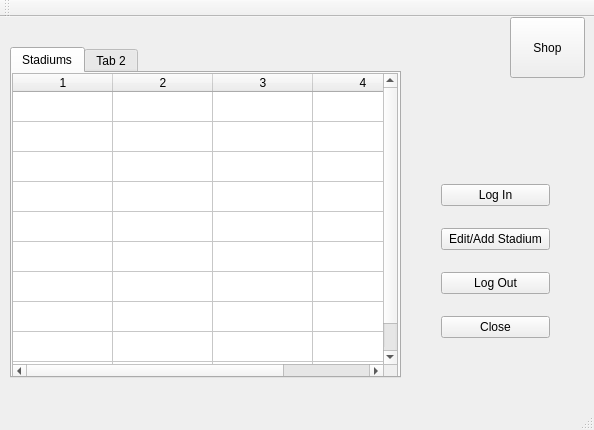
<?xml version="1.0" encoding="UTF-8"?>
<ui version="4.0">
 <class>MainWindow</class>
 <widget class="QMainWindow" name="MainWindow">
  <property name="geometry">
   <rect>
    <x>0</x>
    <y>0</y>
    <width>594</width>
    <height>430</height>
   </rect>
  </property>
  <property name="windowTitle">
   <string>MainWindow</string>
  </property>
  <widget class="QWidget" name="centralWidget">
   <widget class="QTabWidget" name="tabWidget">
    <property name="geometry">
     <rect>
      <x>10</x>
      <y>30</y>
      <width>391</width>
      <height>331</height>
     </rect>
    </property>
    <widget class="QWidget" name="tab">
     <attribute name="title">
      <string>Stadiums</string>
     </attribute>
     <widget class="QTableWidget" name="tableWidget">
      <property name="geometry">
       <rect>
        <x>0</x>
        <y>0</y>
        <width>386</width>
        <height>306</height>
       </rect>
      </property>
      <property name="rowCount">
       <number>10</number>
      </property>
      <property name="columnCount">
       <number>4</number>
      </property>
      <attribute name="verticalHeaderVisible">
       <bool>false</bool>
      </attribute>
      <row/>
      <row/>
      <row/>
      <row/>
      <row/>
      <row/>
      <row/>
      <row/>
      <row/>
      <row/>
      <column/>
      <column/>
      <column/>
      <column/>
     </widget>
    </widget>
    <widget class="QWidget" name="tab_2">
     <attribute name="title">
      <string>Tab 2</string>
     </attribute>
    </widget>
   </widget>
   <widget class="QWidget" name="verticalLayoutWidget">
    <property name="geometry">
     <rect>
      <x>430</x>
      <y>140</y>
      <width>131</width>
      <height>211</height>
     </rect>
    </property>
    <layout class="QVBoxLayout" name="verticalLayout">
     <item>
      <widget class="QPushButton" name="pushButton">
       <property name="text">
        <string>Log In</string>
       </property>
      </widget>
     </item>
     <item>
      <widget class="QPushButton" name="pushButton_2">
       <property name="text">
        <string>Edit/Add Stadium</string>
       </property>
      </widget>
     </item>
     <item>
      <widget class="QPushButton" name="pushButton_4">
       <property name="text">
        <string>Log Out</string>
       </property>
      </widget>
     </item>
     <item>
      <widget class="QPushButton" name="pushButton_3">
       <property name="text">
        <string>Close</string>
       </property>
      </widget>
     </item>
    </layout>
   </widget>
   <widget class="QPushButton" name="pushButton_5">
    <property name="geometry">
     <rect>
      <x>510</x>
      <y>0</y>
      <width>75</width>
      <height>61</height>
     </rect>
    </property>
    <property name="text">
     <string>Shop</string>
    </property>
   </widget>
  </widget>
  <widget class="QMenuBar" name="menuBar">
   <property name="geometry">
    <rect>
     <x>0</x>
     <y>0</y>
     <width>594</width>
     <height>21</height>
    </rect>
   </property>
  </widget>
  <widget class="QToolBar" name="mainToolBar">
   <attribute name="toolBarArea">
    <enum>TopToolBarArea</enum>
   </attribute>
   <attribute name="toolBarBreak">
    <bool>false</bool>
   </attribute>
  </widget>
  <widget class="QStatusBar" name="statusBar"/>
 </widget>
 <layoutdefault spacing="6" margin="11"/>
 <resources/>
 <connections/>
</ui>
